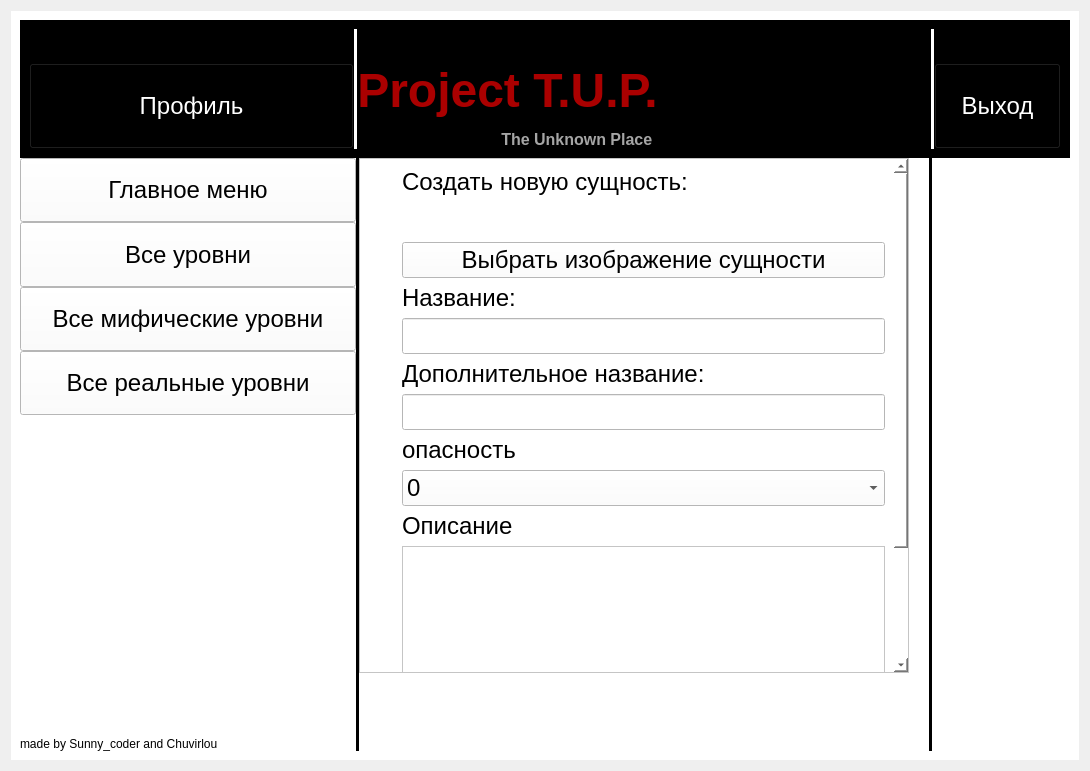
<?xml version="1.0" encoding="UTF-8"?>
<ui version="4.0">
 <class>Form</class>
 <widget class="QWidget" name="Form">
  <property name="geometry">
   <rect>
    <x>0</x>
    <y>0</y>
    <width>1090</width>
    <height>771</height>
   </rect>
  </property>
  <property name="windowTitle">
   <string>Form</string>
  </property>
  <layout class="QGridLayout" name="gridLayout_2">
   <property name="spacing">
    <number>0</number>
   </property>
   <item row="0" column="0">
    <widget class="QWidget" name="gridWidget" native="true">
     <property name="styleSheet">
      <string notr="true">background-color: rgb(255, 255, 255);</string>
     </property>
     <layout class="QGridLayout" name="gridLayout">
      <property name="spacing">
       <number>0</number>
      </property>
      <item row="9" column="10">
       <spacer name="horizontalSpacer_3">
        <property name="orientation">
         <enum>Qt::Horizontal</enum>
        </property>
        <property name="sizeHint" stdset="0">
         <size>
          <width>40</width>
          <height>20</height>
         </size>
        </property>
       </spacer>
      </item>
      <item row="10" column="1">
       <widget class="QLabel" name="label_2">
        <property name="text">
         <string>made by Sunny_coder and Chuvirlou</string>
        </property>
       </widget>
      </item>
      <item row="1" column="1" colspan="2">
       <widget class="QPushButton" name="main_menu">
        <property name="sizePolicy">
         <sizepolicy hsizetype="Expanding" vsizetype="Expanding">
          <horstretch>0</horstretch>
          <verstretch>0</verstretch>
         </sizepolicy>
        </property>
        <property name="font">
         <font>
          <pointsize>18</pointsize>
         </font>
        </property>
        <property name="styleSheet">
         <string notr="true">border-color: rgb(255, 255, 255);</string>
        </property>
        <property name="text">
         <string>Главное меню</string>
        </property>
       </widget>
      </item>
      <item row="9" column="1">
       <spacer name="horizontalSpacer_6">
        <property name="orientation">
         <enum>Qt::Horizontal</enum>
        </property>
        <property name="sizeHint" stdset="0">
         <size>
          <width>40</width>
          <height>20</height>
         </size>
        </property>
       </spacer>
      </item>
      <item row="9" column="5">
       <spacer name="horizontalSpacer_7">
        <property name="orientation">
         <enum>Qt::Horizontal</enum>
        </property>
        <property name="sizeHint" stdset="0">
         <size>
          <width>40</width>
          <height>20</height>
         </size>
        </property>
       </spacer>
      </item>
      <item row="5" column="8">
       <spacer name="verticalSpacer_9">
        <property name="orientation">
         <enum>Qt::Vertical</enum>
        </property>
        <property name="sizeHint" stdset="0">
         <size>
          <width>20</width>
          <height>40</height>
         </size>
        </property>
       </spacer>
      </item>
      <item row="1" column="3" rowspan="10">
       <widget class="Line" name="line">
        <property name="styleSheet">
         <string notr="true">border: 1px black;
border-style: inset;
background-color: rgb(0, 0, 0);</string>
        </property>
        <property name="frameShadow">
         <enum>QFrame::Sunken</enum>
        </property>
        <property name="lineWidth">
         <number>0</number>
        </property>
        <property name="midLineWidth">
         <number>5</number>
        </property>
        <property name="orientation">
         <enum>Qt::Vertical</enum>
        </property>
       </widget>
      </item>
      <item row="9" column="6">
       <spacer name="horizontalSpacer">
        <property name="orientation">
         <enum>Qt::Horizontal</enum>
        </property>
        <property name="sizeHint" stdset="0">
         <size>
          <width>40</width>
          <height>20</height>
         </size>
        </property>
       </spacer>
      </item>
      <item row="1" column="9" rowspan="10">
       <widget class="Line" name="line_2">
        <property name="styleSheet">
         <string notr="true">border: 1px black;
border-style: inset;
background-color: rgb(0, 0, 0);</string>
        </property>
        <property name="lineWidth">
         <number>0</number>
        </property>
        <property name="midLineWidth">
         <number>10</number>
        </property>
        <property name="orientation">
         <enum>Qt::Vertical</enum>
        </property>
       </widget>
      </item>
      <item row="3" column="1" colspan="2">
       <widget class="QPushButton" name="all_myth_levels">
        <property name="sizePolicy">
         <sizepolicy hsizetype="Expanding" vsizetype="Expanding">
          <horstretch>0</horstretch>
          <verstretch>0</verstretch>
         </sizepolicy>
        </property>
        <property name="font">
         <font>
          <pointsize>18</pointsize>
         </font>
        </property>
        <property name="text">
         <string>Все мифические уровни</string>
        </property>
       </widget>
      </item>
      <item row="9" column="8">
       <spacer name="verticalSpacer_6">
        <property name="orientation">
         <enum>Qt::Vertical</enum>
        </property>
        <property name="sizeHint" stdset="0">
         <size>
          <width>20</width>
          <height>40</height>
         </size>
        </property>
       </spacer>
      </item>
      <item row="8" column="8">
       <spacer name="verticalSpacer">
        <property name="orientation">
         <enum>Qt::Vertical</enum>
        </property>
        <property name="sizeHint" stdset="0">
         <size>
          <width>20</width>
          <height>40</height>
         </size>
        </property>
       </spacer>
      </item>
      <item row="7" column="8">
       <spacer name="verticalSpacer_10">
        <property name="orientation">
         <enum>Qt::Vertical</enum>
        </property>
        <property name="sizeHint" stdset="0">
         <size>
          <width>20</width>
          <height>40</height>
         </size>
        </property>
       </spacer>
      </item>
      <item row="0" column="0" colspan="11">
       <widget class="QWidget" name="gridWidget" native="true">
        <property name="styleSheet">
         <string notr="true">background-color: rgb(0, 0, 0);</string>
        </property>
        <layout class="QGridLayout" name="gridLayout_3">
         <property name="spacing">
          <number>0</number>
         </property>
         <item row="1" column="2">
          <spacer name="horizontalSpacer_8">
           <property name="orientation">
            <enum>Qt::Horizontal</enum>
           </property>
           <property name="sizeHint" stdset="0">
            <size>
             <width>40</width>
             <height>20</height>
            </size>
           </property>
          </spacer>
         </item>
         <item row="2" column="6">
          <spacer name="horizontalSpacer_10">
           <property name="orientation">
            <enum>Qt::Horizontal</enum>
           </property>
           <property name="sizeType">
            <enum>QSizePolicy::Expanding</enum>
           </property>
           <property name="sizeHint" stdset="0">
            <size>
             <width>40</width>
             <height>20</height>
            </size>
           </property>
          </spacer>
         </item>
         <item row="2" column="7">
          <spacer name="verticalSpacer_2">
           <property name="orientation">
            <enum>Qt::Vertical</enum>
           </property>
           <property name="sizeHint" stdset="0">
            <size>
             <width>20</width>
             <height>40</height>
            </size>
           </property>
          </spacer>
         </item>
         <item row="2" column="8">
          <spacer name="horizontalSpacer_12">
           <property name="orientation">
            <enum>Qt::Horizontal</enum>
           </property>
           <property name="sizeHint" stdset="0">
            <size>
             <width>40</width>
             <height>20</height>
            </size>
           </property>
          </spacer>
         </item>
         <item row="1" column="0">
          <spacer name="horizontalSpacer_9">
           <property name="orientation">
            <enum>Qt::Horizontal</enum>
           </property>
           <property name="sizeHint" stdset="0">
            <size>
             <width>40</width>
             <height>20</height>
            </size>
           </property>
          </spacer>
         </item>
         <item row="2" column="5">
          <widget class="QLabel" name="label">
           <property name="styleSheet">
            <string notr="true">font: 28pt &quot;Times New Roman&quot;;</string>
           </property>
           <property name="text">
            <string>&lt;html&gt;&lt;head/&gt;&lt;body&gt;&lt;p align=&quot;center&quot;&gt;&lt;span style=&quot; font-size:36pt; font-weight:600; color:#aa0000&quot;&gt;Project T.U.P.&lt;/span&gt;&lt;/p&gt;&lt;p align=&quot;center&quot;&gt;&lt;span style=&quot; font-size:12pt; font-weight:600; color:#000000;&quot;&gt;--------------------------&lt;/span&gt;&lt;span style=&quot; font-size:12pt; font-weight:600; color:#a5a5a5&quot;&gt;The Unknown Place&lt;/span&gt;&lt;/p&gt;&lt;/body&gt;&lt;/html&gt;</string>
           </property>
          </widget>
         </item>
         <item row="0" column="0">
          <widget class="QLabel" name="label_3">
           <property name="text">
            <string>made by Sunny_coder and Chuvirlou</string>
           </property>
          </widget>
         </item>
         <item row="2" column="10">
          <widget class="QPushButton" name="exit">
           <property name="sizePolicy">
            <sizepolicy hsizetype="Expanding" vsizetype="Expanding">
             <horstretch>0</horstretch>
             <verstretch>0</verstretch>
            </sizepolicy>
           </property>
           <property name="font">
            <font>
             <pointsize>18</pointsize>
             <weight>50</weight>
             <bold>false</bold>
             <kerning>true</kerning>
            </font>
           </property>
           <property name="styleSheet">
            <string notr="true">color: rgb(255, 255, 255);</string>
           </property>
           <property name="text">
            <string>Выход</string>
           </property>
          </widget>
         </item>
         <item row="2" column="0" colspan="3">
          <widget class="QPushButton" name="profil">
           <property name="sizePolicy">
            <sizepolicy hsizetype="Expanding" vsizetype="Expanding">
             <horstretch>0</horstretch>
             <verstretch>0</verstretch>
            </sizepolicy>
           </property>
           <property name="font">
            <font>
             <pointsize>18</pointsize>
            </font>
           </property>
           <property name="styleSheet">
            <string notr="true">color: rgb(255, 255, 255);</string>
           </property>
           <property name="text">
            <string>Профиль</string>
           </property>
          </widget>
         </item>
         <item row="1" column="10">
          <spacer name="horizontalSpacer_11">
           <property name="orientation">
            <enum>Qt::Horizontal</enum>
           </property>
           <property name="sizeHint" stdset="0">
            <size>
             <width>40</width>
             <height>20</height>
            </size>
           </property>
          </spacer>
         </item>
         <item row="0" column="3" rowspan="3">
          <widget class="Line" name="line_4">
           <property name="styleSheet">
            <string notr="true">border: 1px white;
border-style: inset;
background-color: rgb(255, 255, 255);</string>
           </property>
           <property name="lineWidth">
            <number>0</number>
           </property>
           <property name="midLineWidth">
            <number>10</number>
           </property>
           <property name="orientation">
            <enum>Qt::Vertical</enum>
           </property>
          </widget>
         </item>
         <item row="0" column="9" rowspan="3">
          <widget class="Line" name="line_3">
           <property name="styleSheet">
            <string notr="true">border: 1px white;
border-style: inset;
background-color: rgb(255, 255, 255);</string>
           </property>
           <property name="lineWidth">
            <number>0</number>
           </property>
           <property name="midLineWidth">
            <number>10</number>
           </property>
           <property name="orientation">
            <enum>Qt::Vertical</enum>
           </property>
          </widget>
         </item>
        </layout>
       </widget>
      </item>
      <item row="4" column="1" colspan="2">
       <widget class="QPushButton" name="all_real_levels">
        <property name="sizePolicy">
         <sizepolicy hsizetype="Expanding" vsizetype="Expanding">
          <horstretch>0</horstretch>
          <verstretch>0</verstretch>
         </sizepolicy>
        </property>
        <property name="font">
         <font>
          <pointsize>18</pointsize>
         </font>
        </property>
        <property name="text">
         <string>Все реальные уровни</string>
        </property>
       </widget>
      </item>
      <item row="9" column="4">
       <spacer name="horizontalSpacer_4">
        <property name="orientation">
         <enum>Qt::Horizontal</enum>
        </property>
        <property name="sizeHint" stdset="0">
         <size>
          <width>40</width>
          <height>20</height>
         </size>
        </property>
       </spacer>
      </item>
      <item row="9" column="7">
       <spacer name="horizontalSpacer_5">
        <property name="orientation">
         <enum>Qt::Horizontal</enum>
        </property>
        <property name="sizeHint" stdset="0">
         <size>
          <width>40</width>
          <height>20</height>
         </size>
        </property>
       </spacer>
      </item>
      <item row="1" column="10" rowspan="8">
       <widget class="QLabel" name="ad_image">
        <property name="text">
         <string/>
        </property>
       </widget>
      </item>
      <item row="2" column="1" colspan="2">
       <widget class="QPushButton" name="all_levels">
        <property name="sizePolicy">
         <sizepolicy hsizetype="Expanding" vsizetype="Expanding">
          <horstretch>0</horstretch>
          <verstretch>0</verstretch>
         </sizepolicy>
        </property>
        <property name="font">
         <font>
          <pointsize>18</pointsize>
         </font>
        </property>
        <property name="text">
         <string>Все уровни</string>
        </property>
       </widget>
      </item>
      <item row="6" column="8">
       <spacer name="verticalSpacer_8">
        <property name="orientation">
         <enum>Qt::Vertical</enum>
        </property>
        <property name="sizeHint" stdset="0">
         <size>
          <width>20</width>
          <height>40</height>
         </size>
        </property>
       </spacer>
      </item>
      <item row="9" column="2">
       <spacer name="horizontalSpacer_2">
        <property name="orientation">
         <enum>Qt::Horizontal</enum>
        </property>
        <property name="sizeHint" stdset="0">
         <size>
          <width>40</width>
          <height>20</height>
         </size>
        </property>
       </spacer>
      </item>
      <item row="1" column="4" rowspan="8" colspan="4">
       <widget class="QScrollArea" name="scrollArea">
        <property name="sizePolicy">
         <sizepolicy hsizetype="Expanding" vsizetype="Expanding">
          <horstretch>0</horstretch>
          <verstretch>0</verstretch>
         </sizepolicy>
        </property>
        <property name="minimumSize">
         <size>
          <width>0</width>
          <height>0</height>
         </size>
        </property>
        <property name="tabletTracking">
         <bool>false</bool>
        </property>
        <property name="lineWidth">
         <number>0</number>
        </property>
        <property name="verticalScrollBarPolicy">
         <enum>Qt::ScrollBarAlwaysOn</enum>
        </property>
        <property name="horizontalScrollBarPolicy">
         <enum>Qt::ScrollBarAsNeeded</enum>
        </property>
        <property name="sizeAdjustPolicy">
         <enum>QAbstractScrollArea::AdjustToContents</enum>
        </property>
        <property name="widgetResizable">
         <bool>true</bool>
        </property>
        <widget class="QWidget" name="scrollAreaWidgetContents">
         <property name="geometry">
          <rect>
           <x>0</x>
           <y>0</y>
           <width>549</width>
           <height>650</height>
          </rect>
         </property>
         <layout class="QGridLayout" name="gridLayout_4">
          <item row="13" column="0">
           <widget class="QLabel" name="label_22">
            <property name="text">
             <string>        </string>
            </property>
           </widget>
          </item>
          <item row="0" column="0">
           <widget class="QLabel" name="label_34">
            <property name="text">
             <string>        </string>
            </property>
           </widget>
          </item>
          <item row="21" column="0">
           <widget class="QLabel" name="label_14">
            <property name="text">
             <string>        </string>
            </property>
           </widget>
          </item>
          <item row="23" column="1">
           <widget class="QPushButton" name="accept">
            <property name="sizePolicy">
             <sizepolicy hsizetype="Expanding" vsizetype="Expanding">
              <horstretch>0</horstretch>
              <verstretch>0</verstretch>
             </sizepolicy>
            </property>
            <property name="font">
             <font>
              <pointsize>12</pointsize>
             </font>
            </property>
            <property name="text">
             <string>Подтвердить</string>
            </property>
           </widget>
          </item>
          <item row="19" column="0">
           <widget class="QLabel" name="label_16">
            <property name="text">
             <string>        </string>
            </property>
           </widget>
          </item>
          <item row="14" column="0">
           <widget class="QLabel" name="label_21">
            <property name="text">
             <string>        </string>
            </property>
           </widget>
          </item>
          <item row="10" column="0">
           <widget class="QLabel" name="label_25">
            <property name="text">
             <string>        </string>
            </property>
           </widget>
          </item>
          <item row="9" column="0">
           <widget class="QLabel" name="label_26">
            <property name="text">
             <string>        </string>
            </property>
           </widget>
          </item>
          <item row="16" column="0">
           <widget class="QLabel" name="label_19">
            <property name="text">
             <string>        </string>
            </property>
           </widget>
          </item>
          <item row="5" column="1">
           <widget class="QLineEdit" name="lineEdit">
            <property name="font">
             <font>
              <pointsize>18</pointsize>
             </font>
            </property>
           </widget>
          </item>
          <item row="7" column="0">
           <widget class="QLabel" name="label_28">
            <property name="text">
             <string>        </string>
            </property>
           </widget>
          </item>
          <item row="1" column="0">
           <widget class="QLabel" name="label_33">
            <property name="text">
             <string>        </string>
            </property>
           </widget>
          </item>
          <item row="18" column="0">
           <widget class="QLabel" name="label_17">
            <property name="text">
             <string>        </string>
            </property>
           </widget>
          </item>
          <item row="20" column="0">
           <widget class="QLabel" name="label_15">
            <property name="text">
             <string>        </string>
            </property>
           </widget>
          </item>
          <item row="7" column="1">
           <widget class="QLineEdit" name="lineEdit_2">
            <property name="font">
             <font>
              <pointsize>18</pointsize>
             </font>
            </property>
           </widget>
          </item>
          <item row="23" column="0">
           <widget class="QLabel" name="label_12">
            <property name="text">
             <string>        </string>
            </property>
           </widget>
          </item>
          <item row="17" column="0">
           <widget class="QLabel" name="label_18">
            <property name="text">
             <string>        </string>
            </property>
           </widget>
          </item>
          <item row="4" column="0">
           <widget class="QLabel" name="label_31">
            <property name="text">
             <string>        </string>
            </property>
           </widget>
          </item>
          <item row="10" column="1">
           <widget class="QLabel" name="label_11">
            <property name="font">
             <font>
              <pointsize>18</pointsize>
             </font>
            </property>
            <property name="text">
             <string>Описание</string>
            </property>
           </widget>
          </item>
          <item row="5" column="0">
           <widget class="QLabel" name="label_30">
            <property name="text">
             <string>        </string>
            </property>
           </widget>
          </item>
          <item row="9" column="1">
           <widget class="QComboBox" name="comboBox">
            <property name="font">
             <font>
              <pointsize>18</pointsize>
             </font>
            </property>
            <property name="maxVisibleItems">
             <number>11</number>
            </property>
            <item>
             <property name="text">
              <string>0</string>
             </property>
            </item>
            <item>
             <property name="text">
              <string>1</string>
             </property>
            </item>
            <item>
             <property name="text">
              <string>2</string>
             </property>
            </item>
            <item>
             <property name="text">
              <string>3</string>
             </property>
            </item>
            <item>
             <property name="text">
              <string>4</string>
             </property>
            </item>
            <item>
             <property name="text">
              <string>5</string>
             </property>
            </item>
            <item>
             <property name="text">
              <string>6</string>
             </property>
            </item>
            <item>
             <property name="text">
              <string>7</string>
             </property>
            </item>
            <item>
             <property name="text">
              <string>8</string>
             </property>
            </item>
            <item>
             <property name="text">
              <string>9</string>
             </property>
            </item>
            <item>
             <property name="text">
              <string>10</string>
             </property>
            </item>
           </widget>
          </item>
          <item row="4" column="1">
           <widget class="QLabel" name="label_6">
            <property name="font">
             <font>
              <pointsize>18</pointsize>
             </font>
            </property>
            <property name="text">
             <string>Название:</string>
            </property>
           </widget>
          </item>
          <item row="11" column="0">
           <widget class="QLabel" name="label_24">
            <property name="text">
             <string>        </string>
            </property>
           </widget>
          </item>
          <item row="2" column="0">
           <widget class="QLabel" name="label_32">
            <property name="text">
             <string>        </string>
            </property>
           </widget>
          </item>
          <item row="12" column="0">
           <widget class="QLabel" name="label_23">
            <property name="text">
             <string>        </string>
            </property>
           </widget>
          </item>
          <item row="3" column="1">
           <widget class="QPushButton" name="choose_image_of_entity">
            <property name="sizePolicy">
             <sizepolicy hsizetype="Expanding" vsizetype="Expanding">
              <horstretch>0</horstretch>
              <verstretch>0</verstretch>
             </sizepolicy>
            </property>
            <property name="font">
             <font>
              <pointsize>18</pointsize>
             </font>
            </property>
            <property name="text">
             <string>Выбрать изображение сущности</string>
            </property>
           </widget>
          </item>
          <item row="8" column="1">
           <widget class="QLabel" name="label_8">
            <property name="font">
             <font>
              <pointsize>18</pointsize>
             </font>
            </property>
            <property name="text">
             <string>опасность</string>
            </property>
           </widget>
          </item>
          <item row="6" column="1">
           <widget class="QLabel" name="label_7">
            <property name="font">
             <font>
              <pointsize>18</pointsize>
             </font>
            </property>
            <property name="text">
             <string>Дополнительное название:</string>
            </property>
           </widget>
          </item>
          <item row="11" column="1" rowspan="12">
           <widget class="QTextEdit" name="textEdit">
            <property name="font">
             <font>
              <pointsize>12</pointsize>
             </font>
            </property>
           </widget>
          </item>
          <item row="22" column="0">
           <widget class="QLabel" name="label_13">
            <property name="text">
             <string>        </string>
            </property>
           </widget>
          </item>
          <item row="0" column="1">
           <widget class="QLabel" name="label_4">
            <property name="font">
             <font>
              <pointsize>18</pointsize>
             </font>
            </property>
            <property name="text">
             <string>Создать новую сущность:</string>
            </property>
           </widget>
          </item>
          <item row="15" column="0">
           <widget class="QLabel" name="label_20">
            <property name="text">
             <string>        </string>
            </property>
           </widget>
          </item>
          <item row="6" column="0">
           <widget class="QLabel" name="label_29">
            <property name="text">
             <string>        </string>
            </property>
           </widget>
          </item>
          <item row="8" column="0">
           <widget class="QLabel" name="label_27">
            <property name="text">
             <string>        </string>
            </property>
           </widget>
          </item>
         </layout>
        </widget>
       </widget>
      </item>
     </layout>
    </widget>
   </item>
  </layout>
 </widget>
 <resources/>
 <connections/>
 <buttongroups>
  <buttongroup name="buttonGroup"/>
 </buttongroups>
</ui>
